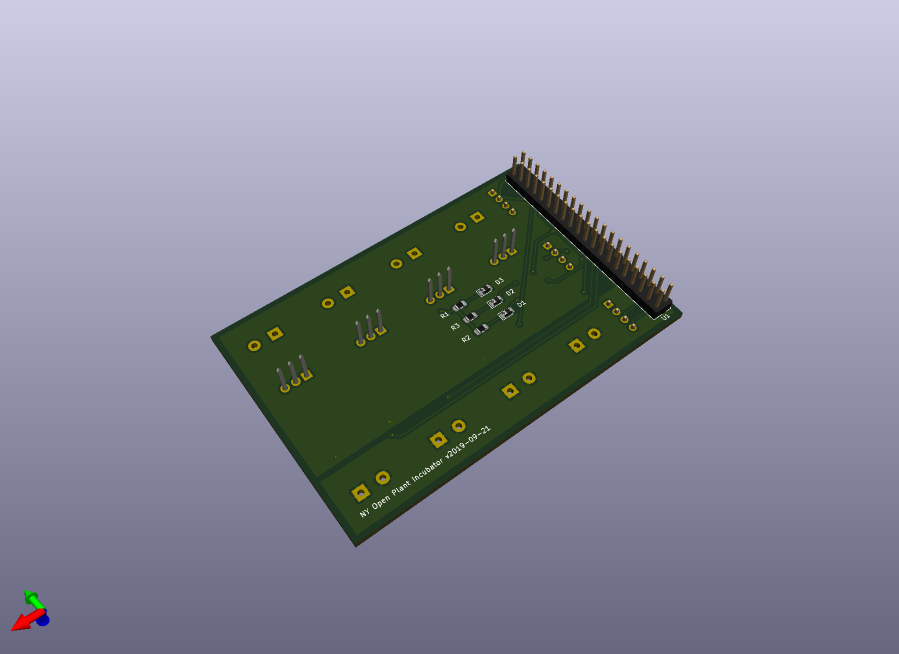
#> input picture Archive/v3-PiOnlyPCB/v201910/v2019-10-21_incubator_pcb_bottom.png, 1798 x 1307 px (shown at 1/2 size)
$ python -i funcs_calculation.py   (imports and definitions only)   (older library calls are emulated)
#> lines starting #> are read from the running program, lines starting #| are printed output that depends on the picture; after the words box and inside, x2 and y2 are one past the last pixel; in counts of white or black regions, pixels touching at a corner belong together
#> further down, picture is the input picture: shape (1307, 1798, 3); mean B, G, R 156, 139.8, 137.1
import os
from matplotlib import pyplot as plt
from scipy.spatial import distance as dist
from imutils import perspective
from imutils import contours
import numpy as np
import argparse
import imutils
import cv2

# Plant Color Density Histogram: https://bit.ly/2ENtVXr
# Object Size: https://www.pyimagesearch.com/2016/03/28/measuring-size-of-objects-in-an-image-with-opencv/

def midpoint(ptA, ptB):
	return ((ptA[0] + ptB[0]) * 0.5, (ptA[1] + ptB[1]) * 0.5)

# [57 lines left out: functions get_area_green, color_hist, not called in this run]

def size_detect(image, width = 3.93701, fname = "out2.png"):
    """
    width is equivalent to 100mm
    """
#> called with width = 3.94, fname = 'out2.png'
    # load the image, convert it to grayscale, and blur it slightly
    gray = cv2.cvtColor(image, cv2.COLOR_BGR2GRAY)
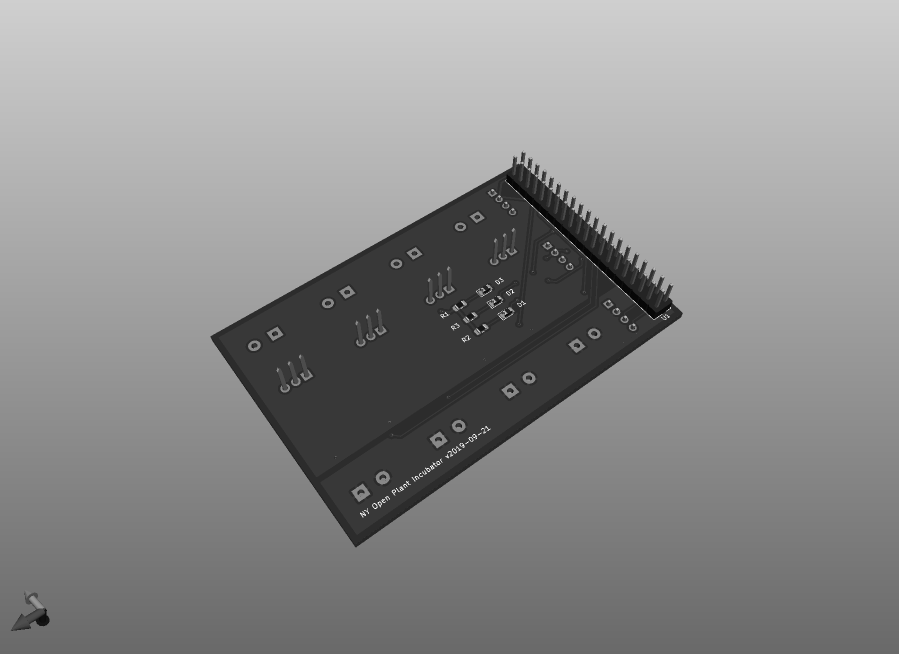
#> gray: shape (1307, 1798) (shown at 1/2 size); min 1, max 255, mean 140.9
    gray = cv2.GaussianBlur(gray, (7, 7), 0)

    # perform edge detection, then perform a dilation + erosion to
    # close gaps in between object edges
    edged = cv2.Canny(gray, 50, 100)
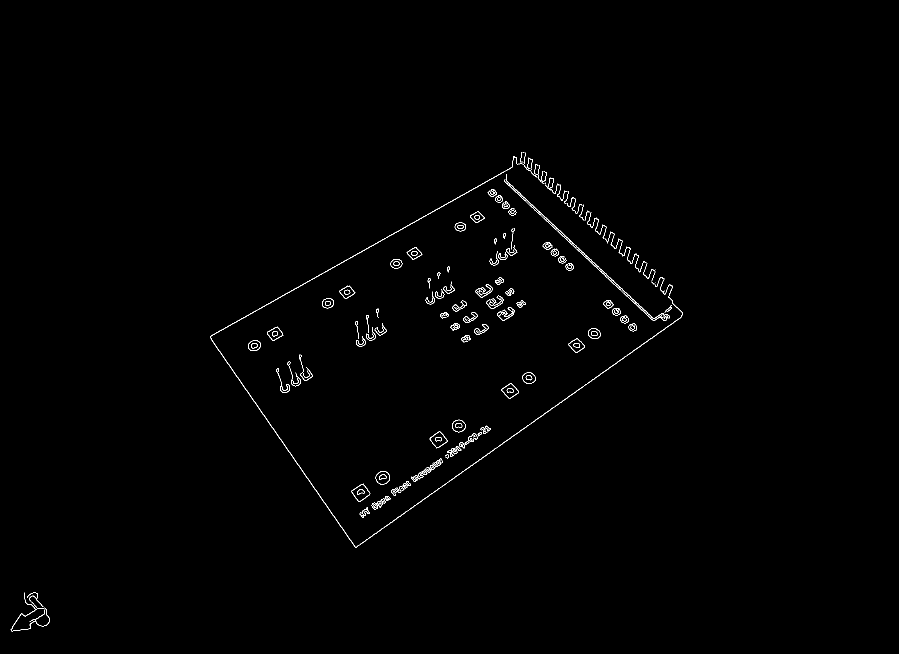
#> edged: shape (1307, 1798) (shown at 1/2 size); 0.58% white in thin lines or dots, all inside (x1, y1, x2, y2) = (21, 304, 1366, 1263)
    edged = cv2.dilate(edged, None, iterations = 1)
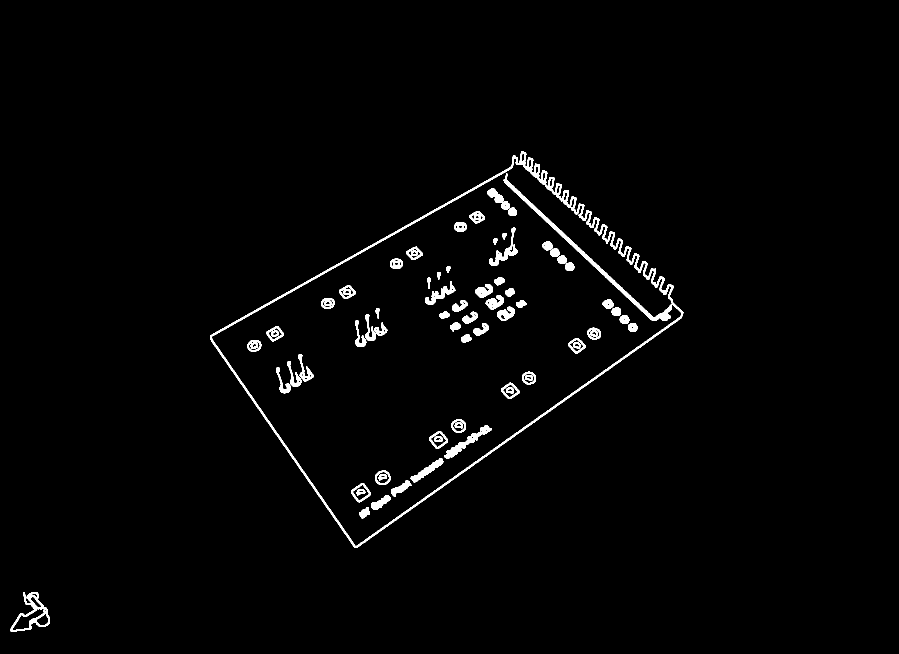
#> edged: shape (1307, 1798) (shown at 1/2 size); 1.8% white; 68 white regions, largest, box (x1, y1, x2, y2) and area: (420, 303, 1367, 1096) 17090, (20, 1184, 100, 1264) 1568, (889, 850, 983, 918) 1312
    edged = cv2.erode(edged, None, iterations = 1)
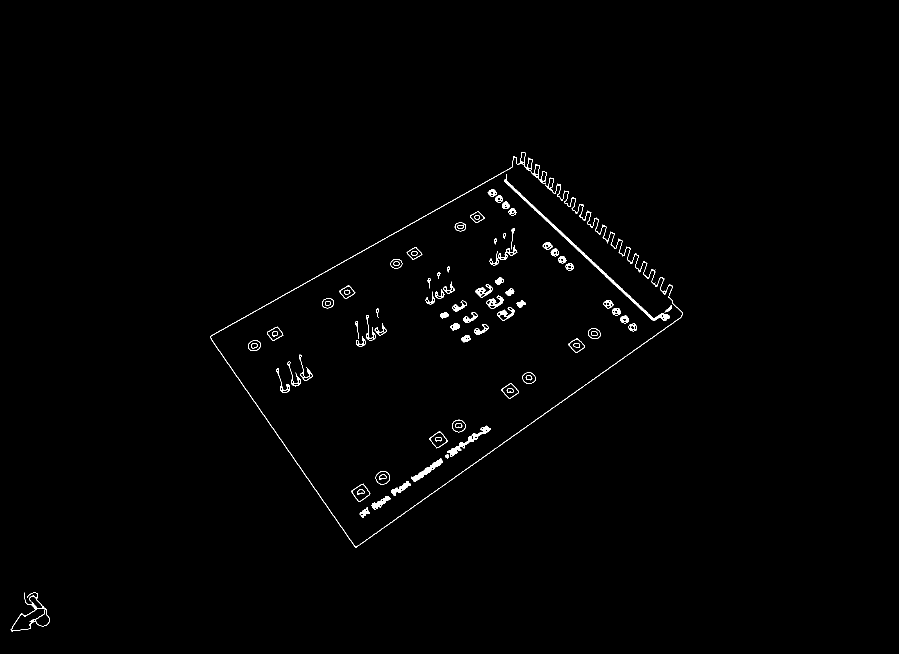
#> edged: shape (1307, 1798) (shown at 1/2 size); 0.79% white; 88 white regions (3 under 20 px)

    # find contours in the edge map
    cnts = cv2.findContours(edged.copy(), cv2.RETR_EXTERNAL, cv2.CHAIN_APPROX_SIMPLE)
#> cnts = 72 contours, 3 with area under 20; largest, box (x1, y1, x2, y2) and area: (21, 1185, 99, 1263) 2376, (421, 304, 1366, 1095) 2354, (1008, 348, 1340, 641) 1836, (894, 851, 982, 914) 774, (703, 967, 741, 1004) 764
    cnts = imutils.grab_contours(cnts)

    # sort the contours from left-to-right and initialize the
    # 'pixels per metric' calibration variable
    (cnts, _) = contours.sort_contours(cnts)
    pixelsPerMetric = None

    # loop over the contours individually
    for c in cnts:
        # if the contour is not sufficiently large, ignore it
        if cv2.contourArea(c) < 100: continue

        # compute the rotated bounding box of the contour
        orig = image.copy()
        box = cv2.minAreaRect(c)
        box = cv2.cv.BoxPoints(box) if imutils.is_cv2() else cv2.boxPoints(box)
        box = np.array(box, dtype="int")

        # order the points in the contour such that they appear
        # in top-left, top-right, bottom-right, and bottom-left
        # order, then draw the outline of the rotated bounding
        # box
        box = perspective.order_points(box)
        cv2.drawContours(orig, [box.astype("int")], -1, (0, 255, 0), 2)

        # loop over the original points and draw them
        for (x, y) in box: cv2.circle(orig, (int(x), int(y)), 5, (0, 0, 255), -1)

        # unpack the ordered bounding box, then compute the midpoint
        # between the top-left and top-right coordinates, followed by
        # the midpoint between bottom-left and bottom-right coordinates
        (tl, tr, br, bl) = box
        (tltrX, tltrY) = anls.midpoint(tl, tr)
        (blbrX, blbrY) = anls.midpoint(bl, br)

        # compute the midpoint between the top-left and top-right points,
        # followed by the midpoint between the top-righ and bottom-right
        (tlblX, tlblY) = anls.midpoint(tl, bl)
        (trbrX, trbrY) = anls.midpoint(tr, br)

        # draw the midpoints on the image
        cv2.circle(orig, (int(tltrX), int(tltrY)), 5, (255, 0, 0), -1)
        cv2.circle(orig, (int(blbrX), int(blbrY)), 5, (255, 0, 0), -1)
        cv2.circle(orig, (int(tlblX), int(tlblY)), 5, (255, 0, 0), -1)
        cv2.circle(orig, (int(trbrX), int(trbrY)), 5, (255, 0, 0), -1)

        # draw lines between the midpoints
        cv2.line(
            orig,
            (int(tltrX), int(tltrY)), (int(blbrX), int(blbrY)),
            (255, 0, 255), 2)
        cv2.line(
            orig,
            (int(tlblX), int(tlblY)), (int(trbrX), int(trbrY)),
            (255, 0, 255), 2)

        # compute the Euclidean distance between the midpoints
        dA = dist.euclidean((tltrX, tltrY), (blbrX, blbrY))
        dB = dist.euclidean((tlblX, tlblY), (trbrX, trbrY))

        # if the pixels per metric has not been initialized, then
        # compute it as the ratio of pixels to supplied metric
        # (in this case, inches)
        if pixelsPerMetric is None: pixelsPerMetric = dB / width

        # compute the size of the object
        dimA = dA / pixelsPerMetric
        dimB = dB / pixelsPerMetric

        # draw the object sizes on the image
        cv2.putText(
            orig,
            "{:.1f}in".format(dimA),
            (int(tltrX - 15), int(tltrY - 10)), cv2.FONT_HERSHEY_SIMPLEX,
            0.65, (255, 255, 255), 2)
        cv2.putText(
            orig,
            "{:.1f}in".format(dimB),
            (int(trbrX + 10), int(trbrY)), cv2.FONT_HERSHEY_SIMPLEX,
            0.65, (255, 255, 255), 2)

        # [6 lines of commented-out code are left out]
        mpimg.imsave("../../data/bounded_imgs/" + fname, orig/255)

        return(box)
#> this loop made 1 pass
#> (tl, tr, br, bl) on pass 1: ([12, 1189], [90, 1179], [100, 1252], [21, 1262])

>>> import cv2
>>> picture = cv2.imread('../../Archive/v3-PiOnlyPCB/v201910/v2019-10-21_incubator_pcb_bottom.png')
#> (the run stopped early here; a loop or call above may not have finished)
